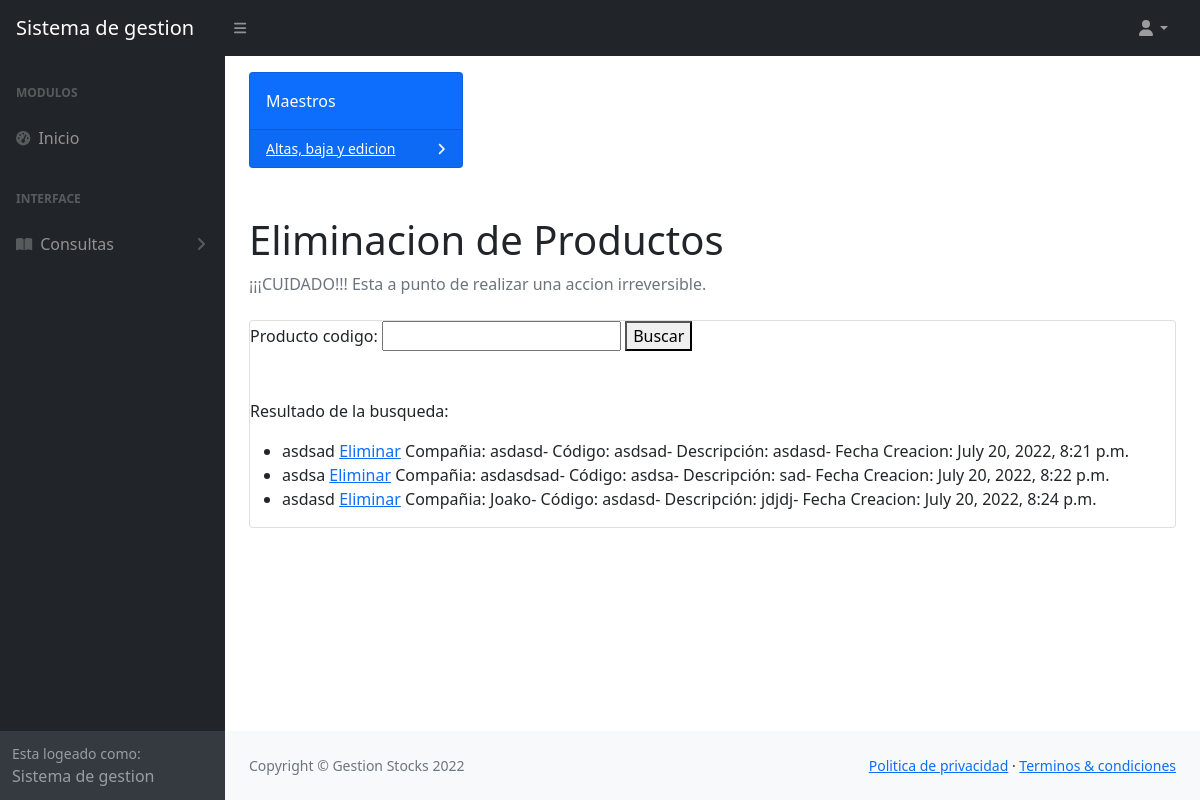
Page /eliminar_producto/ on the earlier database version.
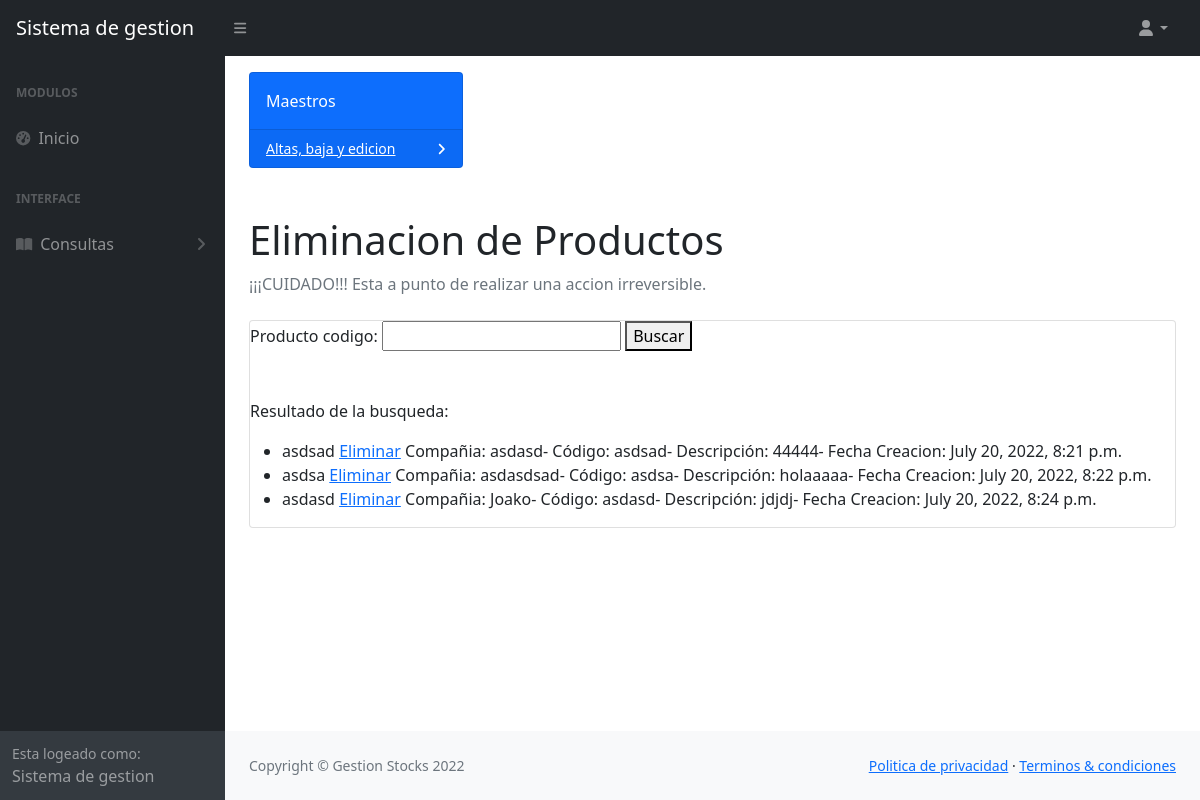
Same page on the later database version.
### vistas/models.py (models this page shows)
class Producto(models.Model):
    producto_cia = models.CharField(max_length=15)
    producto_codigo = models.CharField(max_length=10)
    producto_descripcion = models.CharField(max_length=30)
    producto_cantidad = models.IntegerField(null=0) #siempre empiezo en 0
    producto_costo = models.IntegerField(null=0)
    producto_fecha = models.DateTimeField(null=True)
    def __str__(self):
        return f'{self.producto_codigo}'

### vistas/views.py (the view)
# urls.py: path('eliminar_producto/', eliminar_producto, name = 'eliminar_producto'),
def eliminar_producto(request):
    id_producto = request.GET.get('producto_codigo')
    productos_listado = Producto.objects.all()
    if id_producto:
        productos_listado = Producto.objects.filter(producto_codigo=id_producto)
    else:
        productos_listado = Producto.objects.all()
        form = FormEliminarProducto()
    form = FormEliminarProducto()
    return render(request, 'eliminar_producto.html', {'form':form,'productos_listado':productos_listado})

### vistas/forms.py
class FormEliminarProducto(forms.Form):
    producto_codigo = forms.CharField(max_length=30)

### Templates/eliminar_producto.html (shortened to what this page needs)
{% extends 'busqueda_producto.html' %}
{% block sub_titulo %}
<h1 class="mt-4">Eliminacion de Productos</h1>
{% endblock sub_titulo %}
{% block sub_titulo_2 %}
<li class="breadcrumb-item active">¡¡¡CUIDADO!!! Esta a punto de realizar una accion irreversible.</li>
{% endblock sub_titulo_2 %}
{% block link %}href={% url 'maestro' %}{% endblock link %}
{% block accion %}
<form action= {% url 'eliminar_producto' %}>
{% endblock accion %}
{% block Form %}
{{producto}}
{% endblock Form %}
{% block botones %}
<a href={% url 'elimine_producto' producto.id %}>Eliminar</a>
{% endblock botones %}

### Templates/busqueda_producto.html (shortened to what this page needs)
{% extends 'index.html' %}
{% block campos %}
{% block accion %}{% endblock accion %}
{% block informacion %}
        {{form}}
        <button>Buscar</button>
<p>Resultado de la busqueda:</p>
    {% if productos_listado %}
    <ul>
        {%for producto in productos_listado%}
        <li>{% block Form %}{% endblock Form %}{% block botones %}{% endblock botones %}Compañia: {{producto.producto_cia}}- Código: {{producto.producto_codigo}}- Descripción: {{producto.producto_descripcion}}- Fecha Creacion: {{producto.producto_fecha}}</li>
        {% endfor %}
    </ul>
    {% else %}
    No se encontraron datos. Reintente.
    {% endif %}
{% endblock informacion %}
{% endblock campos %}

Differences in the rows shown:
changed Producto "asdsad": producto_descripcion "asdasd" → "44444"
changed Producto "asdsa": producto_descripcion "sad" → "holaaaaa"
